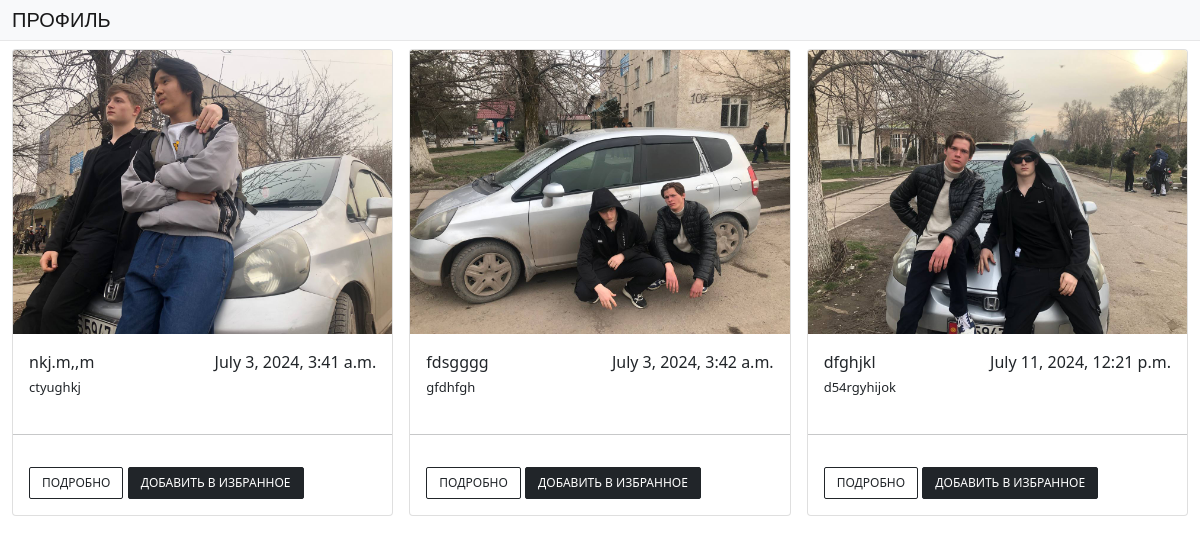
Page /home/ on the earlier database version.
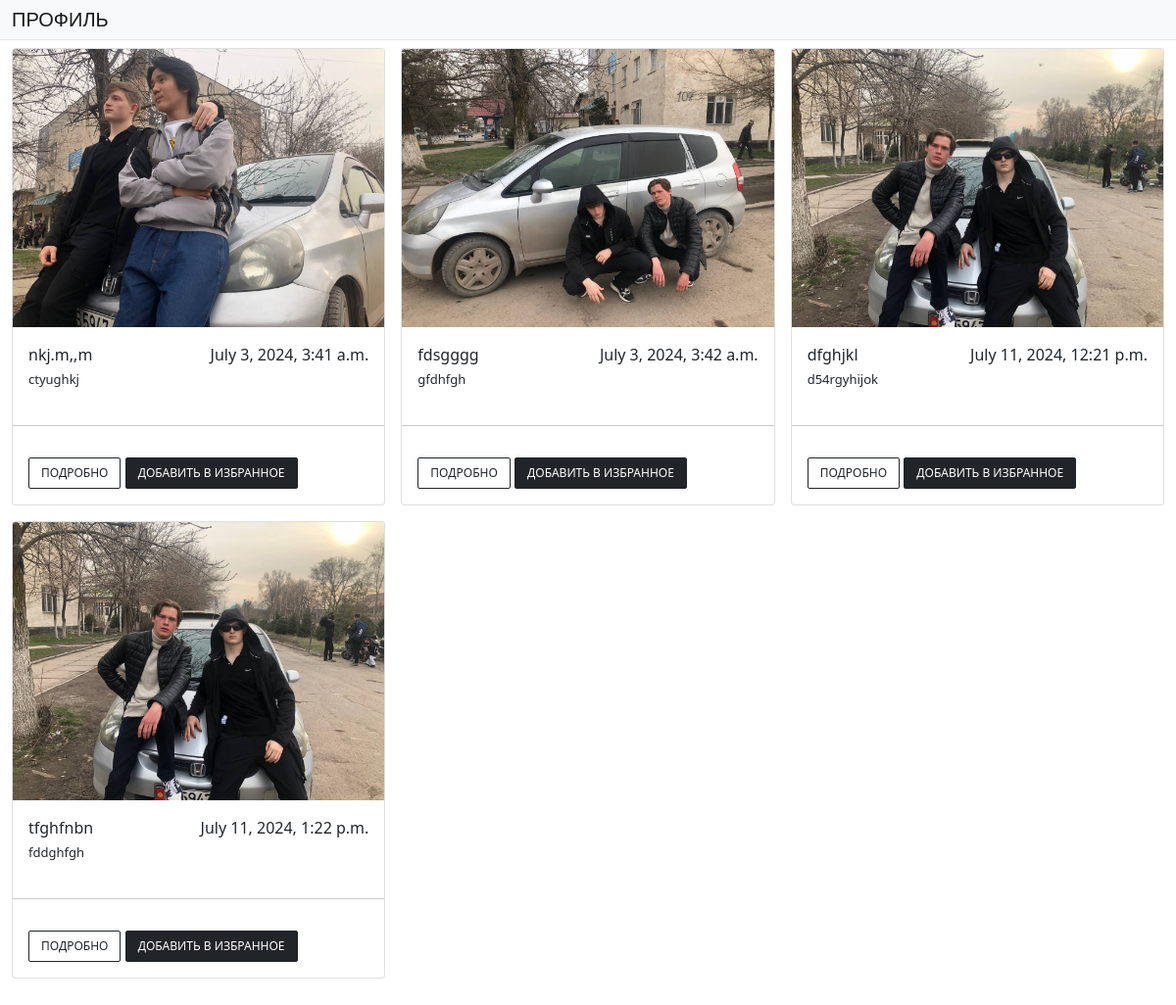
Same page on the later database version.
### recipes/models.py (models this page shows, shortened)
class Add_a_recipe_Model(models.Model):
    title = models.CharField('Название', max_length=255)
    img = models.ImageField('Изображение')
    slug = models.SlugField(unique=True, max_length=255)
    content = models.TextField('Описание')
    created_on = models.DateTimeField('Дата', auto_now_add=True)
    author = models.ForeignKey(User, on_delete=models.CASCADE)
    categories = models.ForeignKey(Categories, on_delete=models.CASCADE)
    is_published = models.BooleanField(default=False)

### recipes/views.py (the view)
# urls.py: path('home/', views.home_view, name='home'),
def home_view(request):
    my_queryset = Add_a_recipe_Model.objects.all()
    paginator = Paginator(my_queryset, 25)
    page = request.GET.get('page')
    my_objects = paginator.get_page(page)
    return render(request, 'home.html', {'my_objects': my_objects})

### templates/home.html (shortened to what this page needs)
{% load static %}
<!DOCTYPE html>
<html lang="ru">
<head>
    <link rel="stylesheet" href="{% static 'css/home_footer.css' %}">
    <link rel="stylesheet" href="https://cdn.jsdelivr.net/npm/bootstrap@5.0.0-alpha1/dist/css/bootstrap.min.css">
    <link rel="stylesheet" href="https://cdnjs.cloudflare.com/ajax/libs/font-awesome/4.0.3/css/font-awesome.css">
    <link href="https://cdnjs.cloudflare.com/ajax/libs/font-awesome/4.7.0/css/font-awesome.min.css" rel="stylesheet">
    <link rel="stylesheet" href="https://cdn.jsdelivr.net/npm/sweetalert2@11/dist/sweetalert2.min.css">
</head>
<body>
<div class="container-fluid px-0">
    <nav class="navbar navbar-expand-lg navbar-light bg-light navbar-fixed">
        <div class="container-fluid d-flex"> <a class="navbar-brand" href="{% url 'profile' %}">Профиль</a>
        </div>
    </nav>
</div>
<div class="container-fluid mt-2 mb-5">
    <div class="products">
        <div class="tab-content" id="myTabContent">
            <div class="tab-pane fade show active" id="home" role="tabpanel" aria-labelledby="home-tab">
                <div class="row g-3">
                    {% for i in my_objects %}
                    <div class="col-md-4">
                        <div class="card">
                            <img src="{{i.img.url}}" class="card-img-top">
                            <div class="card-body">
                                <div class="d-flex justify-content-between">
                                    <span class="font-weight-bold">{{i.title}}</span>
                                    <span class="font-weight-bold">{{i.created_on}}</span>
                                </div>
                                <p class="card-text mb-1 mt-1">{{i.content}}</p>
                            </div>
                            <hr>
                            <div class="card-body">
                                <div class="text-right buttons">
                                    <button class="btn btn-outline-dark" onclick="location.href='{% url 'detail1' i.slug %}'">Подробно</button>
                                    <button class="btn btn-dark favorite-button" data-url="{% url 'add_to_favorites' i.id %}">Добавить в избранное</button>
                                </div>
                            </div>
                        </div>
                    </div>
                    {% endfor %}
                </div>
            </div>
        </div>
    </div>
</div>
</body>
</html>

### static/css/home_footer.css (style rules this page uses)
body { background-color: #eee; }
.navbar { border-bottom: 1px solid #00000012; padding-top: 0rem !important; padding-bottom: 0rem !important; background-color: #ffffff!important; }
.navbar-brand { font-size: 24px; text-transform: uppercase; font-family: 'Allerta Stencil', sans-serif; font-weight: 500; }
.card { border:none; }
.card-body { flex: 1 1 auto; padding: 10px; }
.card-text { font-size: 13px; }
hr { margin: 0.2rem 0; color: #bfbebe; }
.buttons button { text-transform: uppercase; font-size: 12px; border-radius: 2px; }

Differences in the rows shown:
added Add_a_recipe_Model: img (picture), title "tfghfnbn", created_on "July 11, 2024, 1:22 p.m.", content "fddghfgh"
